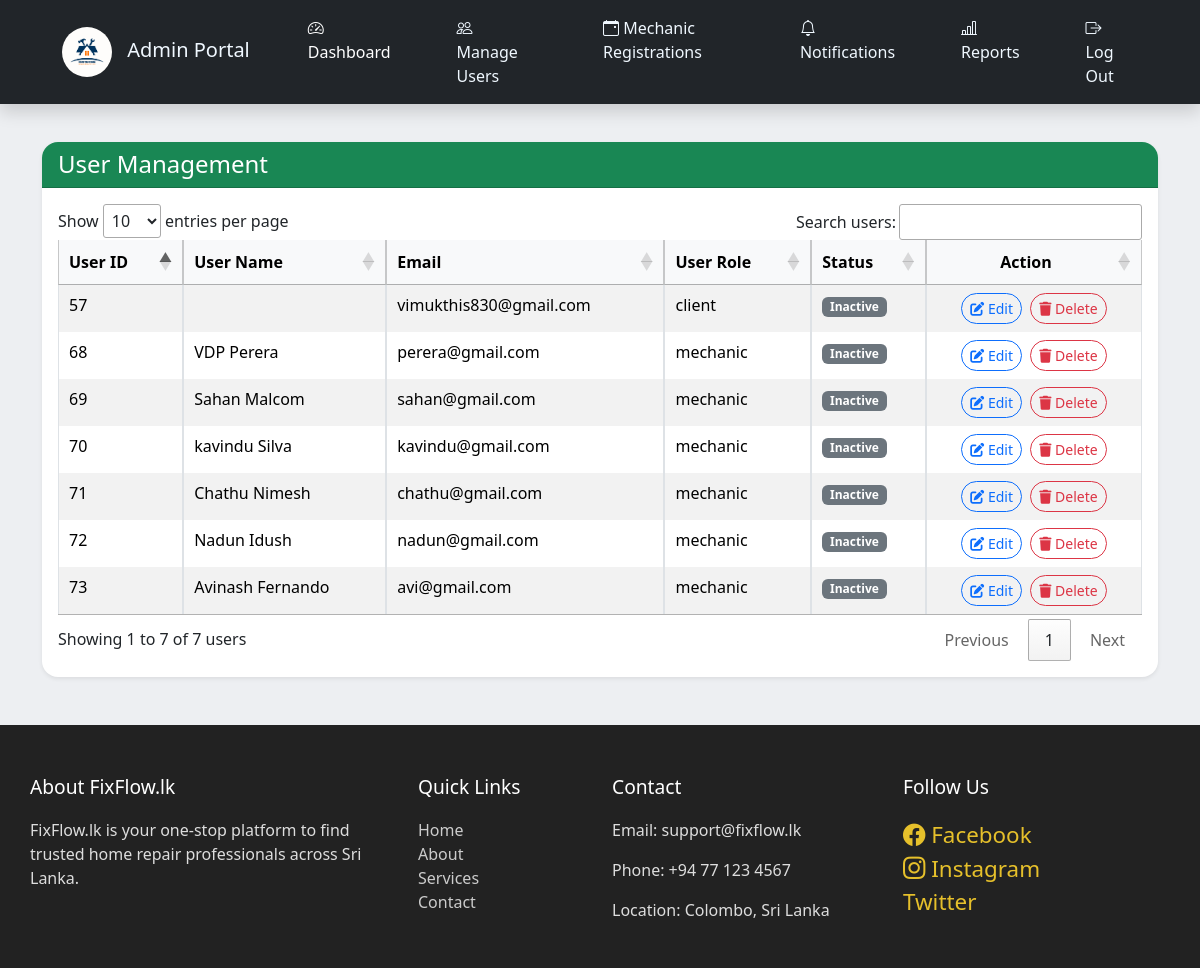
The app's page /Admin/user-list.php with its own data.
### tables this page shows
CREATE TABLE `user_details` (
  `id` int(11) NOT NULL,
  `user_id` int(11) DEFAULT NULL,
  `full_name` varchar(255) DEFAULT NULL,
  `phone` varchar(20) DEFAULT NULL,
  `address` varchar(255) DEFAULT NULL,
  `service_category` varchar(255) DEFAULT NULL,
  `experience` int(11) DEFAULT NULL,
  `skills` text DEFAULT NULL,
  `hourly_rate` decimal(10,2) DEFAULT NULL,
  `first_name` varchar(50) DEFAULT NULL,
  `last_name` varchar(50) DEFAULT NULL,
  `user_role` varchar(50) NOT NULL,
  `profile_image` varchar(255) DEFAULT NULL,
  `province` varchar(100) DEFAULT NULL,
  `district` varchar(100) DEFAULT NULL,
  `city` varchar(100) DEFAULT NULL
);

CREATE TABLE `users` (
  `id` int(11) NOT NULL,
  `email` varchar(255) NOT NULL,
  `password` varchar(255) NOT NULL,
  `status` varchar(255) DEFAULT 'pending',
  `created_at` timestamp NOT NULL DEFAULT current_timestamp(),
  `email_verified` tinyint(1) DEFAULT 0,
  `verification_token` varchar(255) DEFAULT NULL
);

### Admin/user-list.php (the view, shortened to what this page needs)
<?php
include_once "../db.php";
?>
<!DOCTYPE html>
<html lang="en">
<head>
  <link href="https://cdn.jsdelivr.net/npm/bootstrap@5.3.3/dist/css/bootstrap.min.css" rel="stylesheet">
  <link rel="stylesheet" href="https://cdnjs.cloudflare.com/ajax/libs/font-awesome/6.5.0/css/all.min.css">
  <link rel="stylesheet" href="https://cdn.datatables.net/1.13.6/css/jquery.dataTables.min.css">
  <link rel="stylesheet" href="../admin-dashboard.css">
  <link rel="stylesheet" href="../admin-navbar.css">
</head>
<body style="background-color:#edeff2;">
  <div class="container mt-5 pt-4">
    <div class="card shadow-sm border-0 rounded-4">
      <div class="card-header bg-success text-white rounded-top-4">
        <h4 class="mb-0">User Management</h4>
      </div>
      <div class="card-body">
        <table id="userTable" class="table table-striped table-hover table-bordered">
          <thead class="table-light">
            <tr>
              <th>User ID</th>
              <th>User Name</th>
              <th>Email</th>
              <th>User Role</th>
              <th>Status</th>
              <th class="text-center">Action</th>
            </tr>
          </thead>
          <tbody>
            <?php
            $sql = "SELECT users.id, user_details.full_name AS name, email, user_details.user_role, status
        FROM users
        INNER JOIN user_details ON users.id = user_details.user_id";
            $result = $conn->query($sql);
            if ($result && $result->num_rows > 0) {
              while ($user = $result->fetch_assoc()) {
                $statusBadge = $user['status'] === 'Active'
                  ? "<span class='badge bg-success'>Active</span>"
                  : "<span class='badge bg-secondary'>Inactive</span>";
                echo "<tr>
                        <td>{$user['id']}</td>
                        <td>{$user['name']}</td>
                        <td>{$user['email']}</td>
                        <td>{$user['user_role']}</td>
                        <td>{$statusBadge}</td>
                        <td class='text-center'>
                          <a href='edit-user.php?id={$user['id']}' class='btn btn-sm btn-outline-primary rounded-pill me-1'>
                            <i class='fas fa-edit'></i> Edit
                          </a>
                          <a href='delete-user.php?id={$user['id']}' class='btn btn-sm btn-outline-danger rounded-pill' onclick=\"return confirm('Are you sure?');\">
                            <i class='fas fa-trash'></i> Delete
                          </a>
                        </td>
                      </tr>";
              }
            } else {
              echo "<tr><td colspan='5' class='text-center'>No users found.</td></tr>";
            }
            ?>
          </tbody>
        </table>
      </div>
    </div>
  </div>
<br>
<br>
</body>
</html>

### Admin/admin-navbar.css (style rules this page uses)
body { margin:0; padding:0; }
.navbar { display:flex; justify-content: center; background-color:black; width:100%; padding:100px; }
.navbar a { text-decoration: none; margin-right:50px; color:aliceblue }
body { padding-top: 70px; }
img { height: 50px; border-radius: 50%; width:50px; margin-left: 50px; margin-right: 30px; }

### records on screen
user_details: user "57", user.email "vimukthis830@gmail.com", user_role "client"
user_details: user "68", full_name "VDP Perera", user.email "perera@gmail.com", user_role "mechanic"
user_details: user "69", full_name "Sahan Malcom", user.email "sahan@gmail.com", user_role "mechanic"
user_details: user "70", full_name "kavindu Silva", user.email "kavindu@gmail.com", user_role "mechanic"
user_details: user "71", full_name "Chathu Nimesh", user.email "chathu@gmail.com", user_role "mechanic"
user_details: user "72", full_name "Nadun Idush", user.email "nadun@gmail.com", user_role "mechanic"
user_details: user "73", full_name "Avinash Fernando", user.email "avi@gmail.com", user_role "mechanic"
